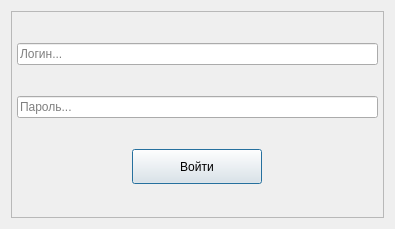
<?xml version="1.0" encoding="UTF-8"?>
<ui version="4.0">
 <class>DialogLogin</class>
 <widget class="QDialog" name="DialogLogin">
  <property name="geometry">
   <rect>
    <x>0</x>
    <y>0</y>
    <width>395</width>
    <height>229</height>
   </rect>
  </property>
  <property name="windowTitle">
   <string>Авторизация</string>
  </property>
  <property name="windowIcon">
   <iconset resource="../icons/icons.qrc">
    <normaloff>:/icons/users/administrator.png</normaloff>:/icons/users/administrator.png</iconset>
  </property>
  <layout class="QVBoxLayout" name="verticalLayout_3">
   <item>
    <widget class="QFrame" name="frame_window">
     <property name="frameShape">
      <enum>QFrame::StyledPanel</enum>
     </property>
     <property name="frameShadow">
      <enum>QFrame::Raised</enum>
     </property>
     <layout class="QVBoxLayout" name="verticalLayout">
      <property name="spacing">
       <number>5</number>
      </property>
      <property name="leftMargin">
       <number>5</number>
      </property>
      <property name="topMargin">
       <number>5</number>
      </property>
      <property name="rightMargin">
       <number>5</number>
      </property>
      <property name="bottomMargin">
       <number>5</number>
      </property>
      <item>
       <widget class="QLineEdit" name="lineEdit_login">
        <property name="placeholderText">
         <string>Логин...</string>
        </property>
       </widget>
      </item>
      <item>
       <widget class="QLineEdit" name="lineEdit_passsword">
        <property name="echoMode">
         <enum>QLineEdit::Password</enum>
        </property>
        <property name="placeholderText">
         <string>Пароль...</string>
        </property>
       </widget>
      </item>
      <item alignment="Qt::AlignHCenter">
       <widget class="QPushButton" name="pushButton_login">
        <property name="minimumSize">
         <size>
          <width>130</width>
          <height>35</height>
         </size>
        </property>
        <property name="cursor">
         <cursorShape>PointingHandCursor</cursorShape>
        </property>
        <property name="tabletTracking">
         <bool>false</bool>
        </property>
        <property name="focusPolicy">
         <enum>Qt::StrongFocus</enum>
        </property>
        <property name="text">
         <string>Войти</string>
        </property>
        <property name="icon">
         <iconset resource="../icons/icons.qrc">
          <normaloff>:/icons/other/login.png</normaloff>:/icons/other/login.png</iconset>
        </property>
        <property name="iconSize">
         <size>
          <width>20</width>
          <height>20</height>
         </size>
        </property>
       </widget>
      </item>
     </layout>
    </widget>
   </item>
  </layout>
 </widget>
 <resources>
  <include location="../icons/icons.qrc"/>
 </resources>
 <connections/>
</ui>
